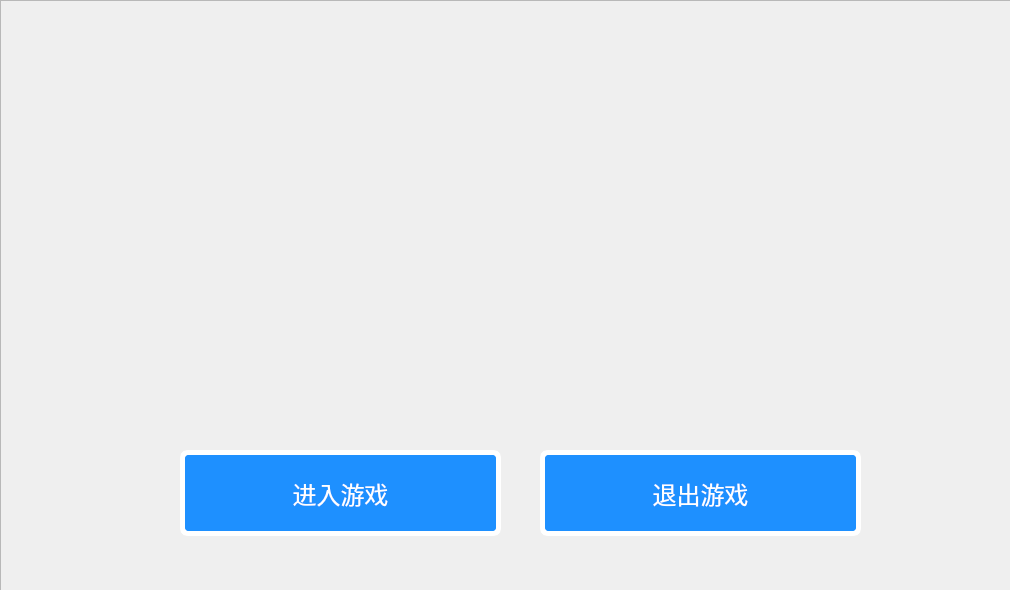
<?xml version="1.0" encoding="UTF-8"?>
<ui version="4.0">
 <class>login</class>
 <widget class="QWidget" name="login">
  <property name="geometry">
   <rect>
    <x>0</x>
    <y>0</y>
    <width>1010</width>
    <height>590</height>
   </rect>
  </property>
  <property name="minimumSize">
   <size>
    <width>1010</width>
    <height>590</height>
   </size>
  </property>
  <property name="maximumSize">
   <size>
    <width>1010</width>
    <height>590</height>
   </size>
  </property>
  <property name="windowTitle">
   <string>Form</string>
  </property>
  <widget class="QSplitter" name="splitter">
   <property name="geometry">
    <rect>
     <x>250</x>
     <y>200</y>
     <width>321</width>
     <height>271</height>
    </rect>
   </property>
   <property name="orientation">
    <enum>Qt::Vertical</enum>
   </property>
  </widget>
  <widget class="QFrame" name="frame">
   <property name="geometry">
    <rect>
     <x>0</x>
     <y>0</y>
     <width>1011</width>
     <height>591</height>
    </rect>
   </property>
   <property name="styleSheet">
    <string notr="true">#frame{
border-image: url(:/new/prefix2/loginpicture.jpg)
}</string>
   </property>
   <property name="frameShape">
    <enum>QFrame::StyledPanel</enum>
   </property>
   <property name="frameShadow">
    <enum>QFrame::Raised</enum>
   </property>
   <widget class="QPushButton" name="pB_in">
    <property name="geometry">
     <rect>
      <x>180</x>
      <y>450</y>
      <width>321</width>
      <height>86</height>
     </rect>
    </property>
    <property name="styleSheet">
     <string notr="true">/*按钮普通态*/
QPushButton
{
    /*字体为幼圆*/
    font-family:幼圆;
    /*字体大小为18点*/
    font-size:18pt;
    /*字体颜色为白色*/    
    color:white;
    /*背景颜色*/  
    background-color:#1E90FF;
    /*边框圆角半径为8像素*/ 
    border-radius:8px;
	border-style: outset;
	border-width: 5px;
	border-color: #FFFFFF;
}

/*按钮停留态*/
QPushButton:hover
{
    /*背景颜色*/  
    background-color:rgb(44 , 137 , 255);
}

/*按钮按下态*/
QPushButton:pressed
{
    /*背景颜色*/  
    background-color:rgb(14 , 135 , 228);
    /*左内边距为3像素，让按下时字向右移动3像素*/  
    padding-left:3px;
    /*上内边距为3像素，让按下时字向下移动3像素*/  
    padding-top:3px;
}
</string>
    </property>
    <property name="text">
     <string>进入游戏</string>
    </property>
   </widget>
   <widget class="QPushButton" name="pB_exit">
    <property name="geometry">
     <rect>
      <x>540</x>
      <y>450</y>
      <width>321</width>
      <height>86</height>
     </rect>
    </property>
    <property name="styleSheet">
     <string notr="true">/*按钮普通态*/
QPushButton
{
    /*字体为幼圆*/
    font-family:幼圆;
    /*字体大小为18点*/
    font-size:18pt;
    /*字体颜色为白色*/    
    color:white;
    /*背景颜色*/  
    background-color:#1E90FF;
    /*边框圆角半径为8像素*/ 
    border-radius:8px;
	border-style: outset;
	border-width: 5px;
	border-color: #FFFFFF;
}

/*按钮停留态*/
QPushButton:hover
{
    /*背景颜色*/  
    background-color:rgb(44 , 137 , 255);
}

/*按钮按下态*/
QPushButton:pressed
{
    /*背景颜色*/  
    background-color:rgb(14 , 135 , 228);
    /*左内边距为3像素，让按下时字向右移动3像素*/  
    padding-left:3px;
    /*上内边距为3像素，让按下时字向下移动3像素*/  
    padding-top:3px;
}</string>
    </property>
    <property name="text">
     <string>退出游戏</string>
    </property>
   </widget>
  </widget>
 </widget>
 <resources/>
 <connections/>
</ui>
